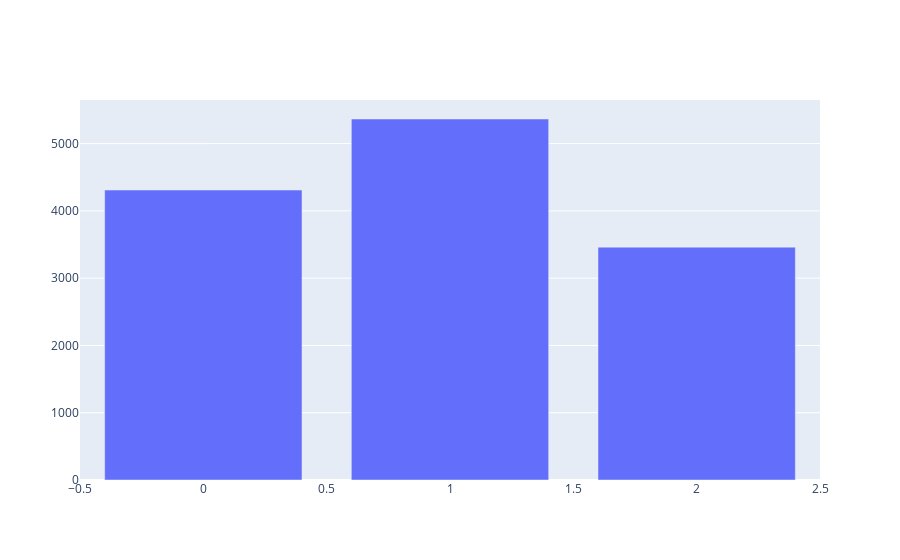

The notebook cell saved with this chart:
### Code cell
mass_fig = go.Figure(data=[
    go.Bar(name='Body Mass', x=stat_penguins.index, y=stat_penguins['body_mass_g'])
])

mass_fig.update_layout(barmode='group')
mass_fig.show()

### Figure 1 — Plotly figure (JSON) as saved in the notebook; plotly's stock layout.template omitted (floating-point values rounded to 4 significant figures)
{"data": [{"name": "Body Mass", "type": "bar", "x": [0, 1, 2], "y": [4310.0, 5366.0, 3461.0]}], "layout": {"barmode": "group"}}
